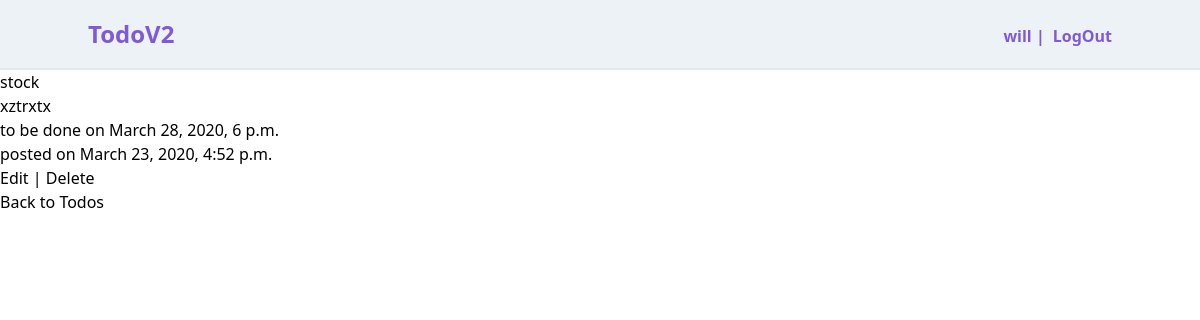
/todos/9/detail/ (signed in), run on the app's committed database.
### users/models.py (models this page shows)
class CustomUser(AbstractUser):
    profession = models.CharField(null=True, blank=True, max_length=30)

### todos/models.py (models this page shows, shortened)
class Todo(models.Model):
    title = models.CharField(max_length=120)
    description = models.TextField(max_length=320)
    to_be_done = models.DateTimeField(null=False)
    date_posted = models.DateTimeField(auto_now_add=True)
    user = models.ForeignKey(get_user_model(), on_delete=models.CASCADE)

### todos/views.py (the view)
# urls.py: path('<int:pk>/detail/', TodoDetailView.as_view(), name='todo_detail'),
class TodoDetailView(LoginRequiredMixin, DetailView):
    model = Todo
    template_name = 'todo_detail.html'
    login_url = 'login'

### templates/todo_detail.html
{% extends 'base.html' %} {% block content %}
<div style="margin:auto;">
  <h1>{{todo.title }}</h1>
  <p>{{ todo.description }}</p>
  <p>to be done on {{ todo.to_be_done }}</p>
  <p>posted on {{ todo.date_posted }}</p>
  <p>
    <a href="{% url 'todo_edit' todo.pk %}">Edit</a> |
    <a href="{% url 'todo_delete' todo.pk %}">Delete</a>
  </p>
  <p><a href="{% url 'todo_list' %}">Back to Todos</a></p>
</div>
{% endblock %}

### templates/base.html (shortened to what this page needs)
{% load static %}
<!DOCTYPE html>
<html lang="en">
  <head>
    <link
      rel="stylesheet"
      href="{% static 'css/styles.min.css' %}"
      type="text/css"
    />
  </head>
  <body class=" bg-white font-sans leading-normal tracking-normal">
    <nav class="relative bg-gray-200 border-gray-300
     border-b-2  font-bold py-4">
      <div class=" container mx-auto flex justify-between">
        <div>
          <h1 class=" text-2xl text-purple-600">
            <a href="{% url 'home' %}">TodoV2</a>
          </h1>
        </div>
        {% if user.is_authenticated %}
        <div class=" flex">
          <a class=" px-2 pt-2 text-purple-600" >{{ user.username }} |</a>
          <a class="  pt-2 text-purple-600" href="{% url 'logout' %}">LogOut</a>
        </div>
        {% endif %}
      </div>
    </nav>
    {% block content %} {% endblock %}
  </body>
</html>

### data on the page
CustomUser: username "will"
Todo: title "stock", description "xztrxtx", to_be_done "March 28, 2020, 6 p.m.", date_posted "March 23, 2020, 4:52 p.m."
